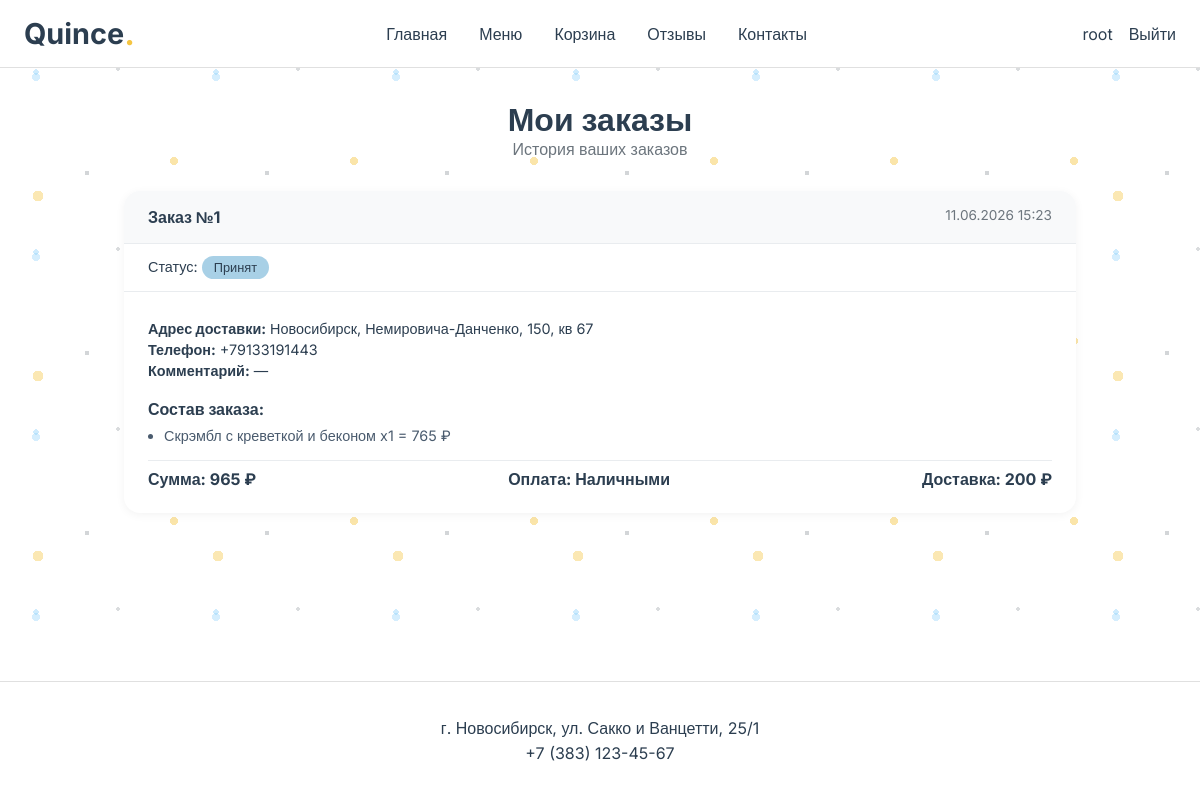
Screenshot of /order-history/ (signed in) with the database file from the repository.
### main/models.py (models this page shows, shortened)
class User(AbstractUser):
    ROLE_CHOICES = (
        ('user', 'Пользователь'),
        ('moderator', 'Модератор'),
    )
    role = models.CharField(max_length=20, choices=ROLE_CHOICES, default='user')
    phone = models.CharField(max_length=20, blank=True)

class Order(models.Model):
    STATUS_CHOICES = (
        ('принят', 'Принят'),
        ('готовится', 'Готовится'),
        ('в пути', 'В пути'),
        ('доставлен', 'Доставлен'),
        ('отменён', 'Отменён'),
    )
    user = models.ForeignKey(User, on_delete=models.CASCADE, related_name='orders')
    created_at = models.DateTimeField(auto_now_add=True)
    status = models.CharField(max_length=20, choices=STATUS_CHOICES, default='принят')
    total_amount = models.DecimalField(max_digits=10, decimal_places=2, default=0)
    delivery_cost = models.DecimalField(max_digits=10, decimal_places=2, default=0)
    address = models.CharField(max_length=300)
    phone = models.CharField(max_length=20)
    comment = models.TextField(blank=True)
    PAYMENT_CHOICES = (
    ('qr', 'QR-код'),
    ('cash', 'Наличными'),
    )
    payment_method = models.CharField(max_length=10, choices=PAYMENT_CHOICES, default='qr')

class OrderItem(models.Model):
    order = models.ForeignKey(Order, on_delete=models.CASCADE, related_name='items')
    dish = models.ForeignKey(Dish, on_delete=models.CASCADE)
    quantity = models.PositiveIntegerField()
    price = models.DecimalField(max_digits=10, decimal_places=2)

class Dish(models.Model):
    name = models.CharField(max_length=200)
    price = models.DecimalField(max_digits=10, decimal_places=2)
    category = models.ForeignKey(Category, on_delete=models.CASCADE, related_name='dishes')
    image = models.ImageField(upload_to='dishes/', blank=True, null=True)
    is_available = models.BooleanField(default=True)
    composition = models.TextField('Состав блюда', blank=True)
    nutrition = models.CharField('КБЖУ', max_length=100, blank=True)
    class Meta:
        indexes = [
            models.Index(fields=['category', 'is_available']),
            models.Index(fields=['name']),
        ]

### main/views.py (the view)
# urls.py: path('order-history/', views.order_history, name='order_history'),
@login_required
def order_history(request):
    orders = Order.objects.filter(user=request.user).order_by('-created_at')
    return render(request, 'main/order_history.html', {'orders': orders})

### main/templates/main/order_history.html (shortened to what this page needs)
{% extends 'main/base.html' %}
{% load static %}
{% block content %}
<div class="orders-page">
    <div class="orders-header">
        <h1>Мои заказы</h1>
        <p class="orders-subtitle">История ваших заказов</p>
    </div>
    <div class="orders-container">
        {% if orders %}
            {% for order in orders %}
            <div class="order-card">
                <div class="order-header">
                    <span class="order-number">Заказ №{{ order.id }}</span>
                    <span class="order-date">{{ order.created_at|date:"d.m.Y H:i" }}</span>
                </div>
                <div class="order-status">
                    Статус: <span class="status-badge status-{{ order.status }}">{{ order.get_status_display }}</span>
                </div>
                <div class="order-details">
                    <div class="order-info">
                        <p><strong>Адрес доставки:</strong> {{ order.address }}</p>
                        <p><strong>Телефон:</strong> {{ order.phone }}</p>
                        <p><strong>Комментарий:</strong> {{ order.comment|default:"—" }}</p>
                    </div>
                    <div class="order-items">
                        <strong>Состав заказа:</strong>
                        <ul>
                            {% for item in order.items.all %}
                                <li>{{ item.dish.name }} x{{ item.quantity }} = {{ item.price|floatformat:0 }} ₽</li>
                            {% empty %}
                                <li>Нет позиций</li>
                            {% endfor %}
                        </ul>
                    </div>
                    <div class="order-total">
                        <span>Сумма: <strong>{{ order.total_amount|floatformat:0 }} ₽</strong></span>
                        <p><strong>Оплата:</strong> {{ order.get_payment_method_display }}</p>
                        <span>Доставка: <strong>{{ order.delivery_cost|floatformat:0 }} ₽</strong></span>
                    </div>
                </div>
            </div>
            {% endfor %}
        {% else %}
            <div class="empty-orders">
                <p>У вас пока нет заказов.</p>
                <a href="{% url 'menu' %}" class="btn-book">Перейти в меню</a>
            </div>
        {% endif %}
    </div>
</div>
{% endblock %}

### main/templates/main/base.html (shortened to what this page needs)
<!DOCTYPE html>
<html lang="ru">
<head>
    <link rel="stylesheet" href="https://cdn.jsdelivr.net/npm/bootstrap-icons@1.11.3/font/bootstrap-icons.min.css">
    {% load static %}
    <link rel="stylesheet" href="{% static 'main/css/style.css' %}">
</head>
<body>
    <nav class="navbar">
        <div class="nav-container">
            <a class="logo" href="{% url 'home' %}">Quince<span class="yellow-dot">.</span></a>
            <div class="nav-links">
                <a href="{% url 'home' %}">Главная</a>
                <a href="{% url 'menu' %}">Меню</a>
                {% if user.is_authenticated %}
                    <a href="{% url 'cart' %}">Корзина</a>
                    <a href="{% url 'reviews' %}">Отзывы</a>
                {% endif %}
                <li class="nav-item"><a class="nav-link" href="{% url 'contacts' %}">Контакты</a></li>
            </div>
            <div class="auth-links">
                {% if user.is_authenticated %}
                    <a href="{% url 'profile' %}" class="auth-btn">{{ user.username }}</a>
                    <a href="{% url 'logout' %}" class="auth-btn">Выйти</a>
                {% else %}
                    <a href="{% url 'login' %}" class="auth-btn">Войти</a>
                    <a href="{% url 'register' %}" class="auth-btn">Регистрация</a>
                {% endif %}
            </div>
        </div>
    </nav>
    <main>
        {% block content %}{% endblock %}
    </main>
    <footer class="footer">
        <div class="contacts">
            <p>г. Новосибирск, ул. Сакко и Ванцетти, 25/1</p>
            <p>+7 (383) 123-45-67</p>
        </div>
    </footer>
</body>
</html>

### main/static/main/css/style.css (style rules this page uses)
:root { --yellow: #F5C542; --blue-light: #A8D0E6; --white: #FFFFFF; --text-dark: #2C3E50; --border-light: #e0e0e0; }
* { margin: 0; padding: 0; box-sizing: border-box; }
body { font-family: 'Inter', sans-serif; background-color: var(--white); color: var(--text-dark); background-image: radial-gradient(circle at 20% 40%, rgba(135, 206, 250, 0.4) 1.5%, transparent 1.5%), radial-gradient(circle at 80% 70%, rgba(245, 197, 66, 0.45) 2%, transparent 2%), radial-gradient(circle at 40% 85%, rgba(108, 117, 125, 0.3) 1.2%, transparent 1.2%), radial-gradient(circle at 95% 15%, rgba(135, 206, 250, 0.35) 1.8%, transparent 1.8%), radial-gradient(circle at 10% 95%, rgba(245, 197, 66, 0.4) 2.2%, transparent 2.2%), radial-gradient(circle at 60% 30%, rgba(108, 117, 125, 0.25) 1%, transparent 1%); background-size: 180px 180px; background-position: 0 0, 30px 35px, 15px 20px, 45px 50px, 20px 25px, 10px 15px; background-repeat: repeat; display: flex; flex-direction: column; min-height: 100vh; }
main { flex: 1; }
.navbar { background: var(--white); border-bottom: 1px solid var(--border-light); padding: 1rem 0; position: sticky; top: 0; z-index: 100; }
.nav-container { max-width: 1200px; margin: 0 auto; padding: 0 24px; display: flex; justify-content: space-between; align-items: center; flex-wrap: wrap; }
.logo { font-size: 1.8rem; font-weight: 700; text-decoration: none; color: #2C3E50; display: inline-flex; align-items: center; }
.yellow-dot { color: #F5C542; font-size: 2rem; display: inline-block; line-height: 1; }
.nav-links { display: flex; flex-wrap: wrap; gap: 2rem; }
.nav-links a { text-decoration: none; color: var(--text-dark); font-weight: 500; }
.auth-links { display: flex; gap: 1rem; align-items: center; }
.auth-links a { text-decoration: none; color: var(--text-dark); }
.footer, .bottom-info { padding: 2rem 0; text-align: center; border-top: 1px solid var(--border-light); background: var(--white); margin-top: auto; }
.contacts p { margin: 0.3rem 0; }
html, body { height: 100%; }
.nav-links { list-style: none; padding-left: 0; margin: 0; }
.nav-links li { display: inline; margin-right: 1.5rem; }

### main/templates/main/order_history.html (style rules this page uses)
.orders-page { max-width: 1000px; margin: 2rem auto; padding: 0 24px; }
.orders-header { text-align: center; margin-bottom: 2rem; }
.orders-header h1 { font-size: 2rem; font-weight: 600; color: #2C3E50; }
.orders-subtitle { color: #6c757d; font-size: 1rem; }
.orders-container { display: flex; flex-direction: column; gap: 1.5rem; }
.order-card { background: #FFFFFF; border-radius: 1rem; box-shadow: 0 2px 10px rgba(0,0,0,0.05); overflow: hidden; transition: transform 0.2s; }
.order-header { background: #f8f9fa; padding: 1rem 1.5rem; display: flex; justify-content: space-between; border-bottom: 1px solid #e9ecef; }
.order-number { font-weight: bold; color: #2C3E50; }
.order-date { color: #6c757d; font-size: 0.85rem; }
.order-status { padding: 0.75rem 1.5rem; background: #FFFFFF; border-bottom: 1px solid #e9ecef; font-size: 0.9rem; }
.status-badge { display: inline-block; padding: 0.25rem 0.75rem; border-radius: 1rem; font-size: 0.8rem; font-weight: 500; }
.status-принят { background: #A8D0E6; color: #2C3E50; }
.order-details { padding: 1.5rem; display: flex; flex-direction: column; gap: 1rem; }
.order-info p { margin: 0.25rem 0; font-size: 0.9rem; }
.order-items ul { margin: 0.5rem 0 0 1rem; padding: 0; }
.order-items li { font-size: 0.9rem; color: #4a5b6e; }
.order-total { display: flex; justify-content: space-between; padding-top: 0.5rem; border-top: 1px solid #e9ecef; font-weight: bold; }

### rows the page displays
User: username "root"
Order: id "1", created_at "11.06.2026 15:23", status "Принят", address "Новосибирск, Немировича-Данченко, 150, кв 67", phone "+79133191443", comment "—", total_amount "965", payment_method "Наличными", delivery_cost "200"
OrderItem: dish.name "Скрэмбл с креветкой и беконом", quantity "1", price "765"
